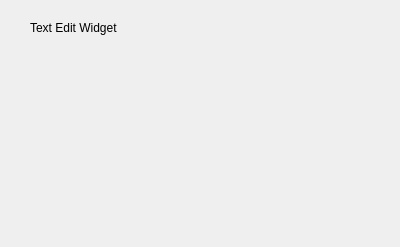
<?xml version="1.0" encoding="UTF-8"?>
<ui version="4.0">
 <class>TextEditWidget</class>
 <widget class="QWidget" name="TextEditWidget">
  <property name="geometry">
   <rect>
    <x>0</x>
    <y>0</y>
    <width>400</width>
    <height>247</height>
   </rect>
  </property>
  <property name="windowTitle">
   <string>Form</string>
  </property>
  <widget class="QLabel" name="label">
   <property name="geometry">
    <rect>
     <x>30</x>
     <y>20</y>
     <width>181</width>
     <height>16</height>
    </rect>
   </property>
   <property name="text">
    <string>Text Edit Widget</string>
   </property>
  </widget>
 </widget>
 <resources/>
 <connections/>
</ui>
